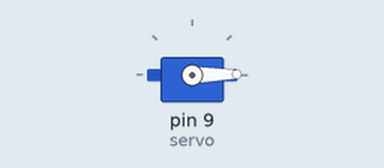
This sketch was run on a simulated Arduino Uno, built with avr-gcc and run on an emulated ATmega328P. Shown: servo.

Above: at 0.05 s.
At 1.35 s:
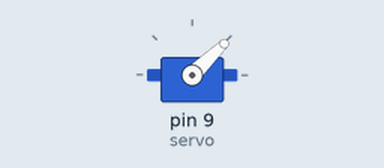
At 2.7 s:
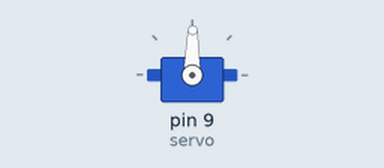
At 5.4 s:
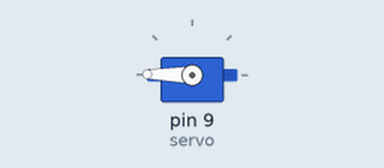
Timing chart, 0 to 7.1 s (numbered marks = the images above):
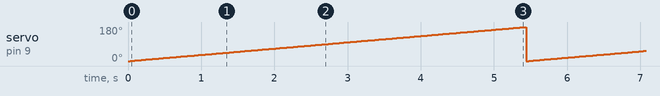

Measured:
- by itself, servo on pin 9 (servo): ramps from 0° to 180° and jumps back, once every 5.4 s

The sketch:

pruebaDeServo.ino
```cpp
#include<Servo.h>

Servo servo;
int pos = 0;

void setup() {
  servo.attach(9);
}

void loop() {
  for(pos = 0; pos<=180; pos +=1){
    servo.write(pos);
    delay(30);
  }

  for(pos = 0; pos >= 180; pos -= 1){
    servo.write(pos);
    delay(30);
  }

}
```
